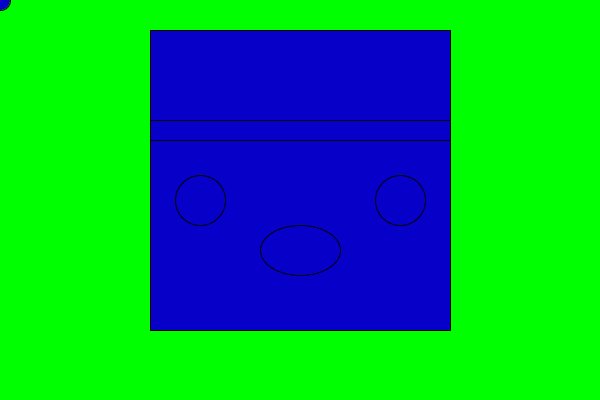
Frame 1 (no input)
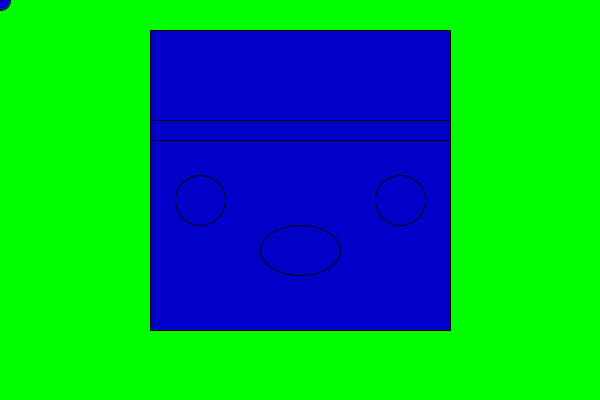
Frame 60 (the mouse pressed at the canvas centre just before this capture)
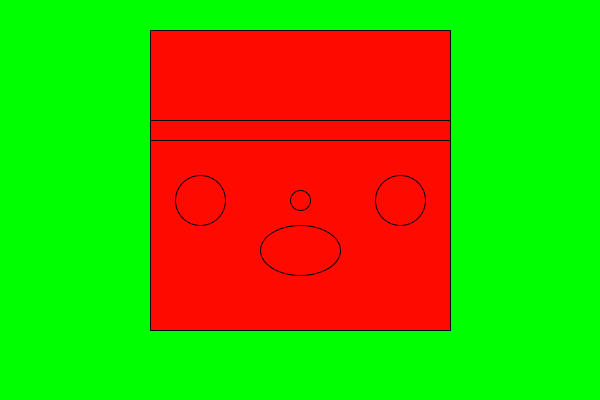
Frame 120 (the mouse held since frame 60 and released just before this capture)

The Processing sketch that drew these frames (run headless with seeded random() and noise(); from frame 60 on, the mouse is pressed at the canvas centre):

// Processing sketch: sketch_190617a
// ── sketch_190617a.pde
void setup(){size(600,400);
}
void draw(){
  if(mousePressed){
    fill(255,10,0);}
    else{
      fill(random(10),0,200);}
  background(0,255,0);
  rect(150,30,300,300);
ellipse(200,200,50,50);
ellipse(400,200,50,50);
ellipse(300,250,80,50);
ellipse(mouseX,mouseY,20,20);
rect(150,120,300,20);
}
